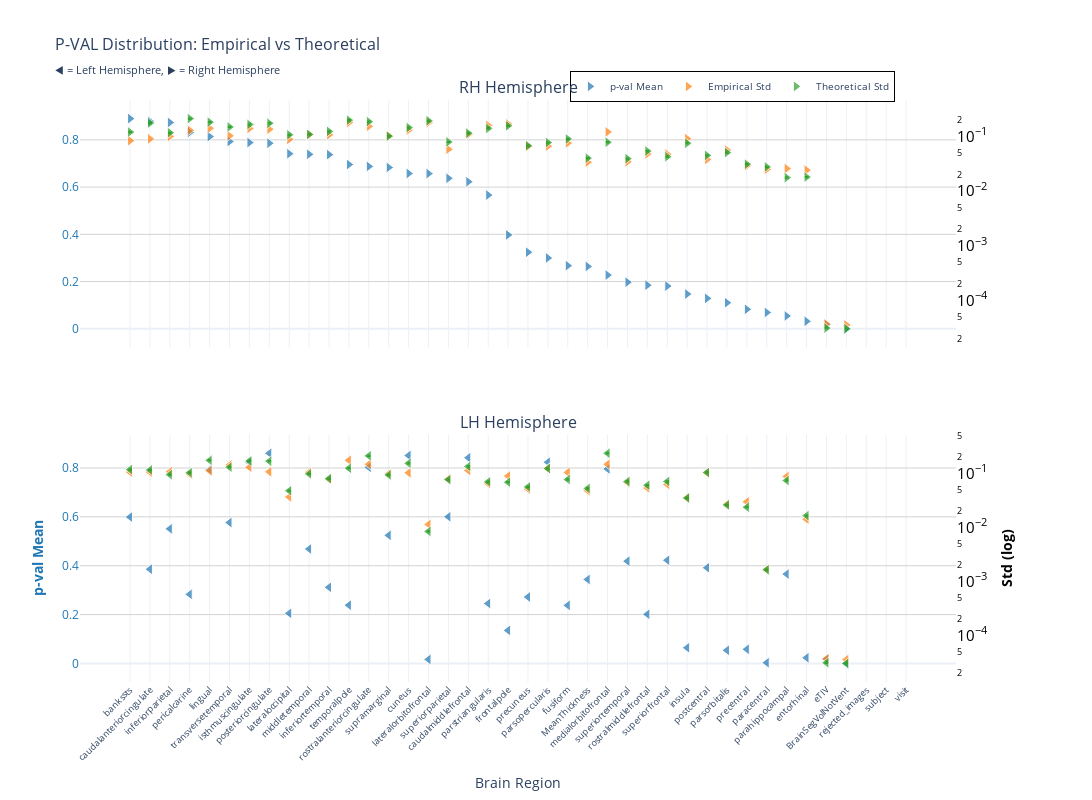
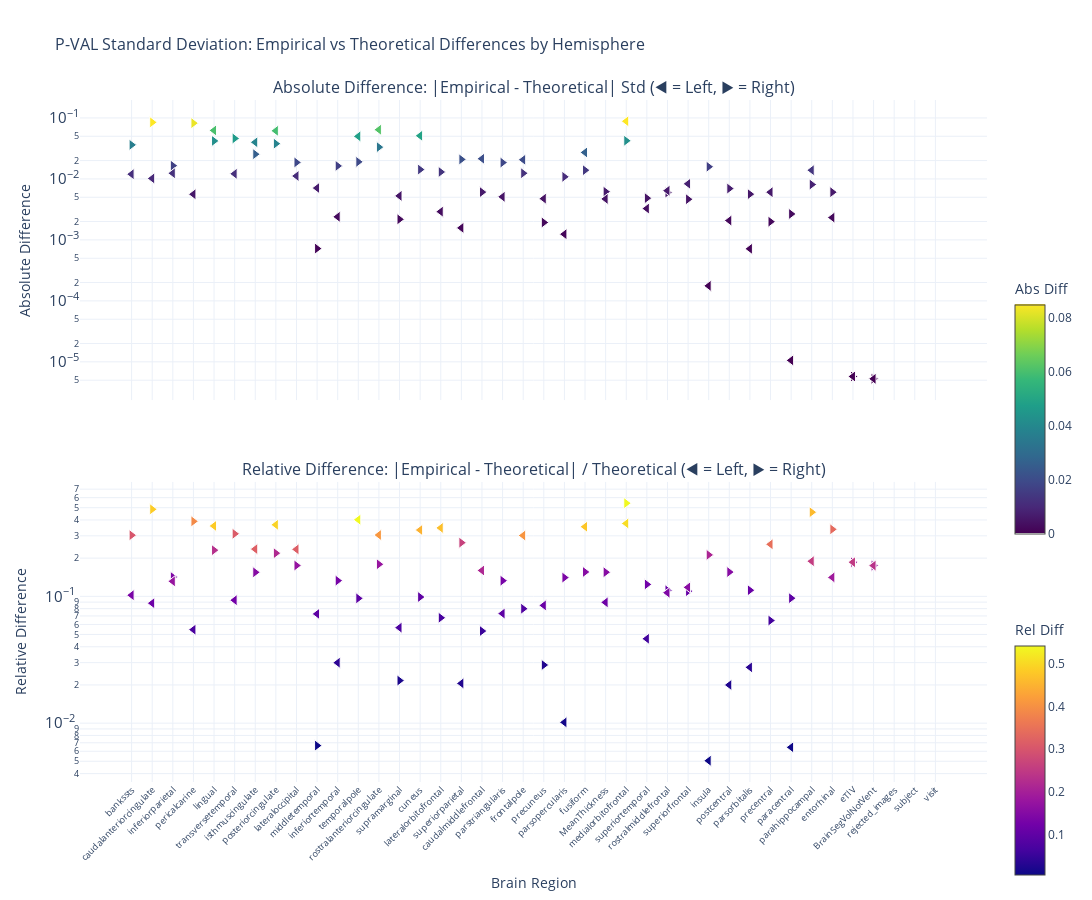

The notebook cell saved with these charts, in order:
### Markdown cell above
### p-value

### Code cell
nu_nav = df_navr[(df_navr["timepoint"] == "baseline") & (df_navr["group"] == "HC-PD")]
data_path = stats_dir / f"ancova_baseline_{METRIC}.parquet"
df, stats = get_test_stats(
    data_path, stat_functions_F, nu_nav, hemisphere=True, study="baseline"
)
show_figure(stats, hemisphere=True, stat_name="p-val", study="baseline", metric=METRIC)

### Figure 1 — Plotly figure (JSON) as saved in the notebook; plotly's stock layout.template omitted (floating-point values rounded to 4 significant figures)
{"data": [{"hovertemplate": "<b>%{x}</b><br>Mean p-val: %{y:.2f}<br><extra></extra>", "legendgroup": "mean", "marker": {"color": "#1f77b4", "line": {"color": "white", "width": 1}, "opacity": 0.7, "size": 10, "symbol": "triangle-right"}, "mode": "markers", "name": "p-val Mean", "showlegend": true, "type": "scatter", "x": ["bankssts", "caudalanteriorcingulate", "inferiorparietal", "pericalcarine", "lingual", "transversetemporal", "isthmuscingulate", "posteriorcingulate", "lateraloccipital", "middletemporal", "inferiortemporal", "temporalpole", "rostralanteriorcingulate", "supramarginal", "cuneus", "lateralorbitofrontal", "superiorparietal", "caudalmiddlefrontal", "parstriangularis", "frontalpole", "precuneus", "parsopercularis", "fusiform", "MeanThickness", "medialorbitofrontal", "superiortemporal", "rostralmiddlefrontal", "superiorfrontal", "insula", "postcentral", "parsorbitalis", "precentral", "paracentral", "parahippocampal", "entorhinal", "eTIV", "BrainSegVolNotVent", "rejected_images", "subject", "visit"], "xaxis": "x", "y": [0.8899, 0.8783, 0.8735, 0.8314, 0.814, 0.7929, 0.7885, 0.7858, 0.7413, 0.7387, 0.7374, 0.6955, 0.6876, 0.6831, 0.6577, 0.6571, 0.6371, 0.6227, 0.5661, 0.3975, 0.3243, 0.2998, 0.2673, 0.2641, 0.2274, 0.1972, 0.1847, 0.1809, 0.1472, 0.1288, 0.1104, 0.08243, 0.06921, 0.05443, 0.03178, 0.0172, 0.0003251, NaN, NaN, NaN], "yaxis": "y"}, {"hovertemplate": "<b>%{x}</b><br>Empirical Std: %{y:.3f}<br><extra></extra>", "legendgroup": "empirical", "marker": {"color": "#ff7f0e", "line": {"color": "white", "width": 1}, "opacity": 0.7, "size": 10, "symbol": "triangle-right"}, "mode": "markers", "name": "Empirical Std", "showlegend": true, "type": "scatter", "x": ["bankssts", "caudalanteriorcingulate", "inferiorparietal", "pericalcarine", "lingual", "transversetemporal", "isthmuscingulate", "posteriorcingulate", "lateraloccipital", "middletemporal", "inferiortemporal", "temporalpole", "rostralanteriorcingulate", "supramarginal", "cuneus", "lateralorbitofrontal", "superiorparietal", "caudalmiddlefrontal", "parstriangularis", "frontalpole", "precuneus", "parsopercularis", "fusiform", "MeanThickness", "medialorbitofrontal", "superiortemporal", "rostralmiddlefrontal", "superiorfrontal", "insula", "postcentral", "parsorbitalis", "precentral", "paracentral", "parahippocampal", "entorhinal", "eTIV", "BrainSegVolNotVent", "rejected_images", "subject", "visit"], "xaxis": "x", "y": [0.08316, 0.08979, 0.09979, 0.1285, 0.1397, 0.1021, 0.1392, 0.1352, 0.08795, 0.1076, 0.1066, 0.1786, 0.1524, 0.1026, 0.1301, 0.179, 0.05799, 0.1081, 0.1581, 0.1677, 0.06531, 0.06618, 0.0755, 0.03368, 0.1203, 0.03413, 0.04769, 0.04694, 0.09056, 0.03778, 0.05601, 0.02892, 0.02487, 0.02564, 0.02404, 3.67e-05, 3.541e-05, NaN, NaN, NaN], "yaxis": "y2"}, {"error_y": {"array": [0.003319, 0.004853, 0.003233, 0.005858, 0.005053, 0.004121, 0.004578, 0.004811, 0.002964, 0.003012, 0.003419, 0.005495, 0.00516, 0.002793, 0.004013, 0.005338, 0.002193, 0.003175, 0.003881, 0.004319, 0.00187, 0.002141, 0.002486, 0.001108, 0.002167, 0.001084, 0.001492, 0.001176, 0.002077, 0.001244, 0.001401, 0.0008594, 0.0007655, 0.000488, 0.0004998, 8.606e-07, 8.381e-07, NaN, NaN, NaN], "arrayminus": [0.003228, 0.00472, 0.003144, 0.005697, 0.004914, 0.004008, 0.004452, 0.004679, 0.002883, 0.00293, 0.003325, 0.005344, 0.005018, 0.002716, 0.003903, 0.005191, 0.002133, 0.003088, 0.003774, 0.0042, 0.001818, 0.002082, 0.002418, 0.001078, 0.002108, 0.001054, 0.001451, 0.001144, 0.00202, 0.001209, 0.001362, 0.0008358, 0.0007445, 0.0004746, 0.000486, 8.37e-07, 8.151e-07, NaN, NaN, NaN], "color": "#2ca02c", "thickness": 1, "type": "data", "visible": true, "width": 2}, "hovertemplate": "<b>%{x}</b><br>Theoretical Std: %{y:.3f}<br><extra></extra>", "legendgroup": "theoretical", "marker": {"color": "#2ca02c", "line": {"color": "white", "width": 1}, "opacity": 0.7, "size": 10, "symbol": "triangle-right"}, "mode": "markers", "name": "Theoretical Std", "showlegend": true, "type": "scatter", "x": ["bankssts", "caudalanteriorcingulate", "inferiorparietal", "pericalcarine", "lingual", "transversetemporal", "isthmuscingulate", "posteriorcingulate", "lateraloccipital", "middletemporal", "inferiortemporal", "temporalpole", "rostralanteriorcingulate", "supramarginal", "cuneus", "lateralorbitofrontal", "superiorparietal", "caudalmiddlefrontal", "parstriangularis", "frontalpole", "precuneus", "parsopercularis", "fusiform", "MeanThickness", "medialorbitofrontal", "superiortemporal", "rostralmiddlefrontal", "superiorfrontal", "insula", "postcentral", "parsorbitalis", "precentral", "paracentral", "parahippocampal", "entorhinal", "eTIV", "BrainSegVolNotVent", "rejected_images", "subject", "visit"], "xaxis": "x", "y": [0.1194, 0.1745, 0.1163, 0.2107, 0.1817, 0.1482, 0.1646, 0.173, 0.1066, 0.1083, 0.123, 0.1976, 0.1856, 0.1004, 0.1443, 0.192, 0.07888, 0.1142, 0.1396, 0.1553, 0.06724, 0.07699, 0.08941, 0.03985, 0.07795, 0.03897, 0.05368, 0.0423, 0.0747, 0.04472, 0.05038, 0.03091, 0.02753, 0.01755, 0.01797, 3.095e-05, 3.014e-05, NaN, NaN, NaN], "yaxis": "y2"}, {"hovertemplate": "<b>%{x}</b><br>Mean p-val: %{y:.2f}<br><extra></extra>", "legendgroup": "mean", "marker": {"color": "#1f77b4", "line": {"color": "white", "width": 1}, "opacity": 0.7, "size": 10, "symbol": "triangle-left"}, "mode": "markers", "name": "p-val Mean", "showlegend": false, "type": "scatter", "x": ["posteriorcingulate", "cuneus", "caudalmiddlefrontal", "parsopercularis", "isthmuscingulate", "rostralanteriorcingulate", "medialorbitofrontal", "lingual", "superiorparietal", "bankssts", "transversetemporal", "inferiorparietal", "supramarginal", "middletemporal", "superiorfrontal", "superiortemporal", "postcentral", "caudalanteriorcingulate", "parahippocampal", "MeanThickness", "inferiortemporal", "pericalcarine", "precuneus", "parstriangularis", "temporalpole", "fusiform", "lateraloccipital", "rostralmiddlefrontal", "frontalpole", "insula", "precentral", "parsorbitalis", "entorhinal", "eTIV", "lateralorbitofrontal", "paracentral", "BrainSegVolNotVent", "rejected_images", "subject", "visit"], "xaxis": "x2", "y": [0.8602, 0.851, 0.8419, 0.8236, 0.8233, 0.8027, 0.7961, 0.7934, 0.6003, 0.5991, 0.5766, 0.551, 0.5244, 0.4684, 0.4223, 0.4186, 0.3917, 0.3857, 0.3659, 0.3438, 0.3116, 0.2829, 0.272, 0.2454, 0.2385, 0.2378, 0.2052, 0.2012, 0.1353, 0.06426, 0.05804, 0.05377, 0.02325, 0.0172, 0.01659, 0.003077, 0.0003251, NaN, NaN, NaN], "yaxis": "y3"}, {"hovertemplate": "<b>%{x}</b><br>Empirical Std: %{y:.3f}<br><extra></extra>", "legendgroup": "empirical", "marker": {"color": "#ff7f0e", "line": {"color": "white", "width": 1}, "opacity": 0.7, "size": 10, "symbol": "triangle-left"}, "mode": "markers", "name": "Empirical Std", "showlegend": false, "type": "scatter", "x": ["posteriorcingulate", "cuneus", "caudalmiddlefrontal", "parsopercularis", "isthmuscingulate", "rostralanteriorcingulate", "medialorbitofrontal", "lingual", "superiorparietal", "bankssts", "transversetemporal", "inferiorparietal", "supramarginal", "middletemporal", "superiorfrontal", "superiortemporal", "postcentral", "caudalanteriorcingulate", "parahippocampal", "MeanThickness", "inferiortemporal", "pericalcarine", "precuneus", "parstriangularis", "temporalpole", "fusiform", "lateraloccipital", "rostralmiddlefrontal", "frontalpole", "insula", "precentral", "parsorbitalis", "entorhinal", "eTIV", "lateralorbitofrontal", "paracentral", "BrainSegVolNotVent", "rejected_images", "subject", "visit"], "xaxis": "x2", "y": [0.1063, 0.1021, 0.1126, 0.1236, 0.1294, 0.1465, 0.1468, 0.1116, 0.07806, 0.1053, 0.1421, 0.1067, 0.09834, 0.1046, 0.06236, 0.06728, 0.1017, 0.1052, 0.0874, 0.04772, 0.07736, 0.09706, 0.05124, 0.06447, 0.1741, 0.104, 0.03644, 0.05366, 0.08894, 0.03505, 0.02965, 0.02663, 0.01414, 3.67e-05, 0.01129, 0.001649, 3.541e-05, NaN, NaN, NaN], "yaxis": "y4"}, {"error_y": {"array": [0.004666, 0.004257, 0.003727, 0.003403, 0.004707, 0.005856, 0.006535, 0.004839, 0.002127, 0.00326, 0.003615, 0.002623, 0.002588, 0.002711, 0.001965, 0.001961, 0.002885, 0.003209, 0.002043, 0.001457, 0.002217, 0.002855, 0.001557, 0.001934, 0.003453, 0.002136, 0.001324, 0.00167, 0.0019, 0.0009698, 0.0006558, 0.0007207, 0.0004576, 8.606e-07, 0.0002332, 4.555e-05, 8.381e-07, NaN, NaN, NaN], "arrayminus": [0.004538, 0.00414, 0.003624, 0.00331, 0.004578, 0.005694, 0.006356, 0.004706, 0.002068, 0.00317, 0.003516, 0.002551, 0.002517, 0.002637, 0.001911, 0.001907, 0.002805, 0.003121, 0.001987, 0.001417, 0.002156, 0.002776, 0.001514, 0.001881, 0.003358, 0.002078, 0.001287, 0.001624, 0.001848, 0.0009431, 0.0006378, 0.0007008, 0.000445, 8.37e-07, 0.0002268, 4.43e-05, 8.151e-07, NaN, NaN, NaN], "color": "#2ca02c", "thickness": 1, "type": "data", "visible": true, "width": 2}, "hovertemplate": "<b>%{x}</b><br>Theoretical Std: %{y:.3f}<br><extra></extra>", "legendgroup": "theoretical", "marker": {"color": "#2ca02c", "line": {"color": "white", "width": 1}, "opacity": 0.7, "size": 10, "symbol": "triangle-left"}, "mode": "markers", "name": "Theoretical Std", "showlegend": false, "type": "scatter", "x": ["posteriorcingulate", "cuneus", "caudalmiddlefrontal", "parsopercularis", "isthmuscingulate", "rostralanteriorcingulate", "medialorbitofrontal", "lingual", "superiorparietal", "bankssts", "transversetemporal", "inferiorparietal", "supramarginal", "middletemporal", "superiorfrontal", "superiortemporal", "postcentral", "caudalanteriorcingulate", "parahippocampal", "MeanThickness", "inferiortemporal", "pericalcarine", "precuneus", "parstriangularis", "temporalpole", "fusiform", "lateraloccipital", "rostralmiddlefrontal", "frontalpole", "insula", "precentral", "parsorbitalis", "entorhinal", "eTIV", "lateralorbitofrontal", "paracentral", "BrainSegVolNotVent", "rejected_images", "subject", "visit"], "xaxis": "x2", "y": [0.1678, 0.1531, 0.134, 0.1224, 0.1693, 0.2106, 0.235, 0.1741, 0.07649, 0.1172, 0.13, 0.09434, 0.09307, 0.09751, 0.07067, 0.07054, 0.1037, 0.1154, 0.07349, 0.05241, 0.07975, 0.1027, 0.05599, 0.06955, 0.1242, 0.07683, 0.0476, 0.06007, 0.06834, 0.03488, 0.02359, 0.02592, 0.01646, 3.095e-05, 0.008389, 0.001638, 3.014e-05, NaN, NaN, NaN], "yaxis": "y4"}], "layout": {"annotations": [{"font": {"size": 16}, "showarrow": false, "text": "RH Hemisphere", "x": 0.47, "xanchor": "center", "xref": "paper", "y": 1, "yanchor": "bottom", "yref": "paper"}, {"font": {"size": 16}, "showarrow": false, "text": "LH Hemisphere", "x": 0.47, "xanchor": "center", "xref": "paper", "y": 0.425, "yanchor": "bottom", "yref": "paper"}], "height": 800, "hovermode": "x", "legend": {"bgcolor": "rgba(255, 255, 255, 0.9)", "bordercolor": "black", "borderwidth": 1, "font": {"size": 10}, "orientation": "h", "x": 0.7, "xanchor": "center", "y": 1.05}, "title": {"font": {"size": 16}, "text": "P-VAL Distribution: Empirical vs Theoretical<br><sub>◀ = Left Hemisphere, ▶ = Right Hemisphere</sub>"}, "width": 1400, "xaxis": {"anchor": "y", "domain": [0, 0.94], "matches": "x2", "showticklabels": false}, "xaxis2": {"anchor": "y3", "domain": [0, 0.94], "tickangle": -45, "tickfont": {"size": 9}, "title": {"text": "Brain Region"}}, "yaxis": {"anchor": "x", "domain": [0.575, 1], "gridcolor": "lightgray", "showgrid": true, "tickfont": {"color": "#1f77b4"}, "title": {"font": {"color": "#1f77b4"}, "text": ""}}, "yaxis2": {"anchor": "x", "exponentformat": "power", "overlaying": "y", "showgrid": false, "side": "right", "tickfont": {"color": "black"}, "title": {"font": {"color": "black"}, "text": ""}, "type": "log"}, "yaxis3": {"anchor": "x2", "domain": [0, 0.425], "gridcolor": "lightgray", "showgrid": true, "tickfont": {"color": "#1f77b4"}, "title": {"font": {"color": "#1f77b4"}, "text": "<b>p-val Mean</b>"}}, "yaxis4": {"anchor": "x2", "exponentformat": "power", "overlaying": "y3", "showgrid": false, "side": "right", "tickfont": {"color": "black"}, "title": {"font": {"color": "black"}, "text": "<b>Std (log)</b>"}, "type": "log"}}}

### Figure 2 — Plotly figure (JSON) as saved in the notebook; plotly's stock layout.template omitted (floating-point values rounded to 4 significant figures)
{"data": [{"hovertemplate": "<b>%{x}</b><br>Hemisphere: %{text}<br>Abs Diff: %{y:.4f}<br><extra></extra>", "legendgroup": "abs_rh", "marker": {"color": [0.0362, 0.08476, 0.0165, 0.08221, 0.04201, 0.04611, 0.02546, 0.03788, 0.01866, 0.0007204, 0.01635, 0.01904, 0.03321, 0.002175, 0.01425, 0.01301, 0.0209, 0.006078, 0.01854, 0.0124, 0.001932, 0.01082, 0.01391, 0.006172, 0.04231, 0.00484, 0.005986, 0.004645, 0.01585, 0.006948, 0.005627, 0.001991, 0.002663, 0.008086, 0.006066, 5.751e-06, 5.264e-06, NaN, NaN, NaN], "colorbar": {"len": 0.4, "title": {"text": "Abs Diff"}, "y": 0.75, "yanchor": "top"}, "colorscale": [[0, "#440154"], [0.1111, "#482878"], [0.2222, "#3e4989"], [0.3333, "#31688e"], [0.4444, "#26828e"], [0.5556, "#1f9e89"], [0.6667, "#35b779"], [0.7778, "#6ece58"], [0.8889, "#b5de2b"], [1, "#fde725"]], "line": {"color": "white", "width": 1}, "showscale": true, "size": 10, "symbol": "triangle-right"}, "mode": "markers", "name": "Absolute (rh)", "showlegend": false, "text": ["rh", "rh", "rh", "rh", "rh", "rh", "rh", "rh", "rh", "rh", "rh", "rh", "rh", "rh", "rh", "rh", "rh", "rh", "rh", "rh", "rh", "rh", "rh", "rh", "rh", "rh", "rh", "rh", "rh", "rh", "rh", "rh", "rh", "rh", "rh", "rh", "rh", "rh", "rh", "rh"], "type": "scatter", "x": ["bankssts", "caudalanteriorcingulate", "inferiorparietal", "pericalcarine", "lingual", "transversetemporal", "isthmuscingulate", "posteriorcingulate", "lateraloccipital", "middletemporal", "inferiortemporal", "temporalpole", "rostralanteriorcingulate", "supramarginal", "cuneus", "lateralorbitofrontal", "superiorparietal", "caudalmiddlefrontal", "parstriangularis", "frontalpole", "precuneus", "parsopercularis", "fusiform", "MeanThickness", "medialorbitofrontal", "superiortemporal", "rostralmiddlefrontal", "superiorfrontal", "insula", "postcentral", "parsorbitalis", "precentral", "paracentral", "parahippocampal", "entorhinal", "eTIV", "BrainSegVolNotVent", "rejected_images", "subject", "visit"], "xaxis": "x", "y": [0.0362, 0.08476, 0.0165, 0.08221, 0.04201, 0.04611, 0.02546, 0.03788, 0.01866, 0.0007204, 0.01635, 0.01904, 0.03321, 0.002175, 0.01425, 0.01301, 0.0209, 0.006078, 0.01854, 0.0124, 0.001932, 0.01082, 0.01391, 0.006172, 0.04231, 0.00484, 0.005986, 0.004645, 0.01585, 0.006948, 0.005627, 0.001991, 0.002663, 0.008086, 0.006066, 5.751e-06, 5.264e-06, NaN, NaN, NaN], "yaxis": "y"}, {"hovertemplate": "<b>%{x}</b><br>Hemisphere: %{text}<br>Rel Diff: %{y:.2%}<br><extra></extra>", "legendgroup": "rel_rh", "marker": {"color": [0.3033, 0.4856, 0.1419, 0.3902, 0.2312, 0.3111, 0.1546, 0.2189, 0.175, 0.006649, 0.133, 0.09636, 0.1789, 0.02165, 0.0987, 0.06774, 0.2649, 0.05322, 0.1328, 0.07986, 0.02873, 0.1405, 0.1556, 0.1549, 0.5427, 0.1242, 0.1115, 0.1098, 0.2122, 0.1553, 0.1117, 0.06441, 0.09672, 0.4607, 0.3375, 0.1858, 0.1746, NaN, NaN, NaN], "colorbar": {"len": 0.4, "title": {"text": "Rel Diff"}, "y": 0.25, "yanchor": "top"}, "colorscale": [[0, "#0d0887"], [0.1111, "#46039f"], [0.2222, "#7201a8"], [0.3333, "#9c179e"], [0.4444, "#bd3786"], [0.5556, "#d8576b"], [0.6667, "#ed7953"], [0.7778, "#fb9f3a"], [0.8889, "#fdca26"], [1, "#f0f921"]], "line": {"color": "white", "width": 1}, "showscale": true, "size": 10, "symbol": "triangle-right"}, "mode": "markers", "name": "Relative (rh)", "showlegend": false, "text": ["rh", "rh", "rh", "rh", "rh", "rh", "rh", "rh", "rh", "rh", "rh", "rh", "rh", "rh", "rh", "rh", "rh", "rh", "rh", "rh", "rh", "rh", "rh", "rh", "rh", "rh", "rh", "rh", "rh", "rh", "rh", "rh", "rh", "rh", "rh", "rh", "rh", "rh", "rh", "rh"], "type": "scatter", "x": ["bankssts", "caudalanteriorcingulate", "inferiorparietal", "pericalcarine", "lingual", "transversetemporal", "isthmuscingulate", "posteriorcingulate", "lateraloccipital", "middletemporal", "inferiortemporal", "temporalpole", "rostralanteriorcingulate", "supramarginal", "cuneus", "lateralorbitofrontal", "superiorparietal", "caudalmiddlefrontal", "parstriangularis", "frontalpole", "precuneus", "parsopercularis", "fusiform", "MeanThickness", "medialorbitofrontal", "superiortemporal", "rostralmiddlefrontal", "superiorfrontal", "insula", "postcentral", "parsorbitalis", "precentral", "paracentral", "parahippocampal", "entorhinal", "eTIV", "BrainSegVolNotVent", "rejected_images", "subject", "visit"], "xaxis": "x2", "y": [0.3033, 0.4856, 0.1419, 0.3902, 0.2312, 0.3111, 0.1546, 0.2189, 0.175, 0.006649, 0.133, 0.09636, 0.1789, 0.02165, 0.0987, 0.06774, 0.2649, 0.05322, 0.1328, 0.07986, 0.02873, 0.1405, 0.1556, 0.1549, 0.5427, 0.1242, 0.1115, 0.1098, 0.2122, 0.1553, 0.1117, 0.06441, 0.09672, 0.4607, 0.3375, 0.1858, 0.1746, NaN, NaN, NaN], "yaxis": "y2"}, {"hovertemplate": "<b>%{x}</b><br>Hemisphere: %{text}<br>Abs Diff: %{y:.4f}<br><extra></extra>", "legendgroup": "abs_lh", "marker": {"color": [0.06149, 0.05104, 0.02143, 0.001241, 0.0399, 0.0641, 0.08829, 0.06247, 0.001574, 0.01197, 0.01212, 0.01239, 0.00527, 0.007086, 0.008314, 0.003263, 0.002074, 0.01019, 0.01391, 0.004697, 0.002389, 0.005604, 0.004749, 0.005084, 0.0499, 0.02718, 0.01117, 0.006412, 0.02061, 0.0001762, 0.006065, 0.0007138, 0.002321, 5.751e-06, 0.002905, 1.056e-05, 5.264e-06, NaN, NaN, NaN], "colorbar": {"len": 0.4, "title": {"text": "Abs Diff"}, "y": 0.75, "yanchor": "top"}, "colorscale": [[0, "#440154"], [0.1111, "#482878"], [0.2222, "#3e4989"], [0.3333, "#31688e"], [0.4444, "#26828e"], [0.5556, "#1f9e89"], [0.6667, "#35b779"], [0.7778, "#6ece58"], [0.8889, "#b5de2b"], [1, "#fde725"]], "line": {"color": "white", "width": 1}, "showscale": false, "size": 10, "symbol": "triangle-left"}, "mode": "markers", "name": "Absolute (lh)", "showlegend": false, "text": ["lh", "lh", "lh", "lh", "lh", "lh", "lh", "lh", "lh", "lh", "lh", "lh", "lh", "lh", "lh", "lh", "lh", "lh", "lh", "lh", "lh", "lh", "lh", "lh", "lh", "lh", "lh", "lh", "lh", "lh", "lh", "lh", "lh", "lh", "lh", "lh", "lh", "lh", "lh", "lh"], "type": "scatter", "x": ["posteriorcingulate", "cuneus", "caudalmiddlefrontal", "parsopercularis", "isthmuscingulate", "rostralanteriorcingulate", "medialorbitofrontal", "lingual", "superiorparietal", "bankssts", "transversetemporal", "inferiorparietal", "supramarginal", "middletemporal", "superiorfrontal", "superiortemporal", "postcentral", "caudalanteriorcingulate", "parahippocampal", "MeanThickness", "inferiortemporal", "pericalcarine", "precuneus", "parstriangularis", "temporalpole", "fusiform", "lateraloccipital", "rostralmiddlefrontal", "frontalpole", "insula", "precentral", "parsorbitalis", "entorhinal", "eTIV", "lateralorbitofrontal", "paracentral", "BrainSegVolNotVent", "rejected_images", "subject", "visit"], "xaxis": "x", "y": [0.06149, 0.05104, 0.02143, 0.001241, 0.0399, 0.0641, 0.08829, 0.06247, 0.001574, 0.01197, 0.01212, 0.01239, 0.00527, 0.007086, 0.008314, 0.003263, 0.002074, 0.01019, 0.01391, 0.004697, 0.002389, 0.005604, 0.004749, 0.005084, 0.0499, 0.02718, 0.01117, 0.006412, 0.02061, 0.0001762, 0.006065, 0.0007138, 0.002321, 5.751e-06, 0.002905, 1.056e-05, 5.264e-06, NaN, NaN, NaN], "yaxis": "y"}, {"hovertemplate": "<b>%{x}</b><br>Hemisphere: %{text}<br>Rel Diff: %{y:.2%}<br><extra></extra>", "legendgroup": "rel_lh", "marker": {"color": [0.3664, 0.3333, 0.1599, 0.01014, 0.2357, 0.3044, 0.3756, 0.3589, 0.02058, 0.1021, 0.09325, 0.1313, 0.05663, 0.07266, 0.1176, 0.04626, 0.01999, 0.0883, 0.1892, 0.08961, 0.02996, 0.05459, 0.08481, 0.07309, 0.4019, 0.3538, 0.2346, 0.1067, 0.3016, 0.005051, 0.2571, 0.02754, 0.141, 0.1858, 0.3463, 0.006445, 0.1746, NaN, NaN, NaN], "colorbar": {"len": 0.4, "title": {"text": "Rel Diff"}, "y": 0.25, "yanchor": "top"}, "colorscale": [[0, "#0d0887"], [0.1111, "#46039f"], [0.2222, "#7201a8"], [0.3333, "#9c179e"], [0.4444, "#bd3786"], [0.5556, "#d8576b"], [0.6667, "#ed7953"], [0.7778, "#fb9f3a"], [0.8889, "#fdca26"], [1, "#f0f921"]], "line": {"color": "white", "width": 1}, "showscale": false, "size": 10, "symbol": "triangle-left"}, "mode": "markers", "name": "Relative (lh)", "showlegend": false, "text": ["lh", "lh", "lh", "lh", "lh", "lh", "lh", "lh", "lh", "lh", "lh", "lh", "lh", "lh", "lh", "lh", "lh", "lh", "lh", "lh", "lh", "lh", "lh", "lh", "lh", "lh", "lh", "lh", "lh", "lh", "lh", "lh", "lh", "lh", "lh", "lh", "lh", "lh", "lh", "lh"], "type": "scatter", "x": ["posteriorcingulate", "cuneus", "caudalmiddlefrontal", "parsopercularis", "isthmuscingulate", "rostralanteriorcingulate", "medialorbitofrontal", "lingual", "superiorparietal", "bankssts", "transversetemporal", "inferiorparietal", "supramarginal", "middletemporal", "superiorfrontal", "superiortemporal", "postcentral", "caudalanteriorcingulate", "parahippocampal", "MeanThickness", "inferiortemporal", "pericalcarine", "precuneus", "parstriangularis", "temporalpole", "fusiform", "lateraloccipital", "rostralmiddlefrontal", "frontalpole", "insula", "precentral", "parsorbitalis", "entorhinal", "eTIV", "lateralorbitofrontal", "paracentral", "BrainSegVolNotVent", "rejected_images", "subject", "visit"], "xaxis": "x2", "y": [0.3664, 0.3333, 0.1599, 0.01014, 0.2357, 0.3044, 0.3756, 0.3589, 0.02058, 0.1021, 0.09325, 0.1313, 0.05663, 0.07266, 0.1176, 0.04626, 0.01999, 0.0883, 0.1892, 0.08961, 0.02996, 0.05459, 0.08481, 0.07309, 0.4019, 0.3538, 0.2346, 0.1067, 0.3016, 0.005051, 0.2571, 0.02754, 0.141, 0.1858, 0.3463, 0.006445, 0.1746, NaN, NaN, NaN], "yaxis": "y2"}], "layout": {"annotations": [{"font": {"size": 16}, "showarrow": false, "text": "Absolute Difference: |Empirical - Theoretical| Std (◀ = Left, ▶ = Right)", "x": 0.5, "xanchor": "center", "xref": "paper", "y": 1, "yanchor": "bottom", "yref": "paper"}, {"font": {"size": 16}, "showarrow": false, "text": "Relative Difference: |Empirical - Theoretical| / Theoretical (◀ = Left, ▶ = Right)", "x": 0.5, "xanchor": "center", "xref": "paper", "y": 0.44, "yanchor": "bottom", "yref": "paper"}], "height": 900, "hovermode": "x unified", "showlegend": false, "title": {"font": {"size": 16}, "text": "P-VAL Standard Deviation: Empirical vs Theoretical Differences by Hemisphere"}, "width": 1400, "xaxis": {"anchor": "y", "domain": [0, 1], "showticklabels": false}, "xaxis2": {"anchor": "y2", "domain": [0, 1], "tickangle": -45, "tickfont": {"size": 9}, "title": {"text": "Brain Region"}}, "yaxis": {"anchor": "x", "domain": [0.56, 1], "exponentformat": "power", "title": {"text": "Absolute Difference"}, "type": "log"}, "yaxis2": {"anchor": "x2", "domain": [0, 0.44], "exponentformat": "power", "title": {"text": "Relative Difference"}, "type": "log"}}}
